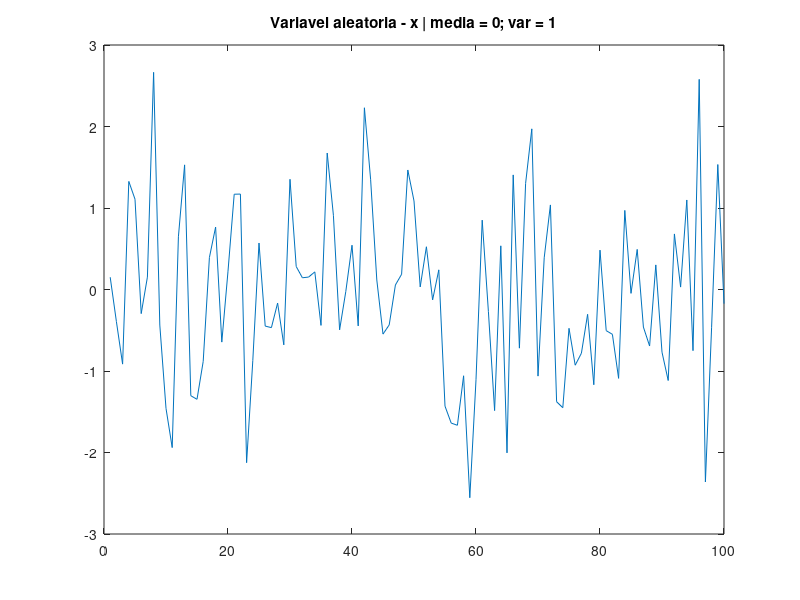
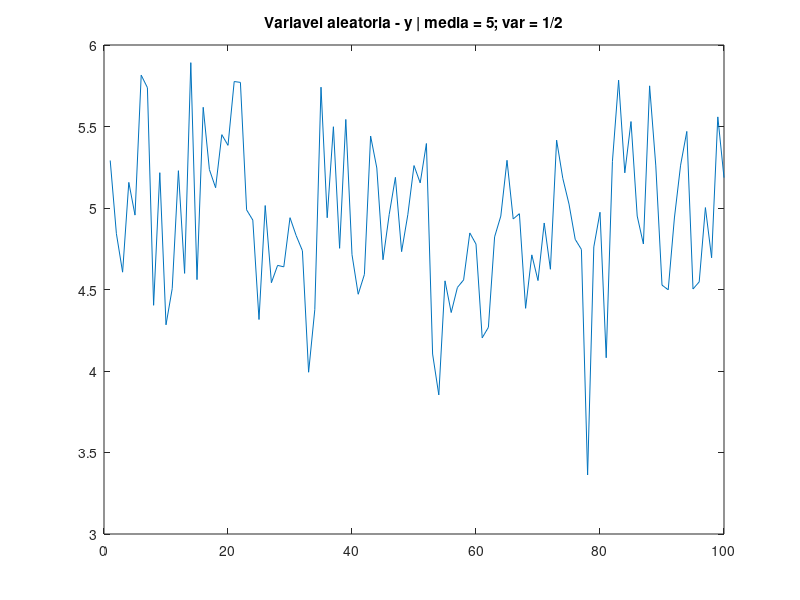
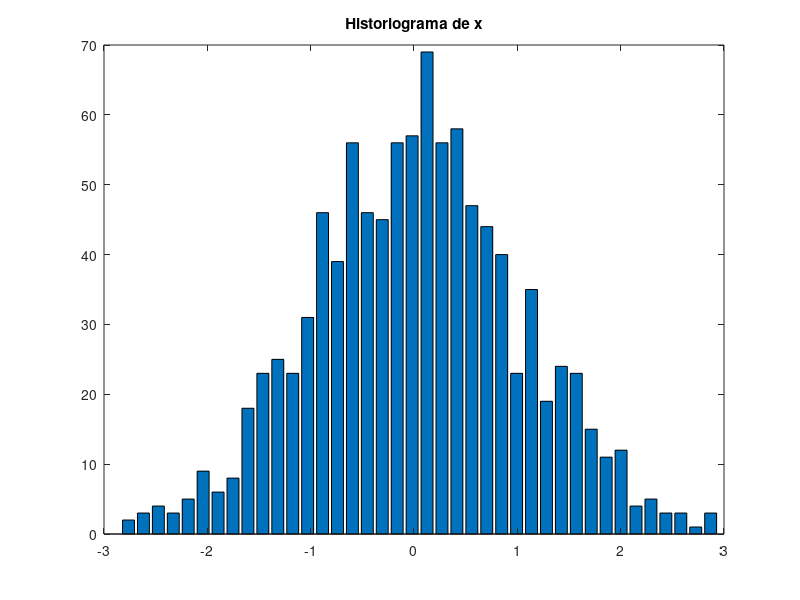
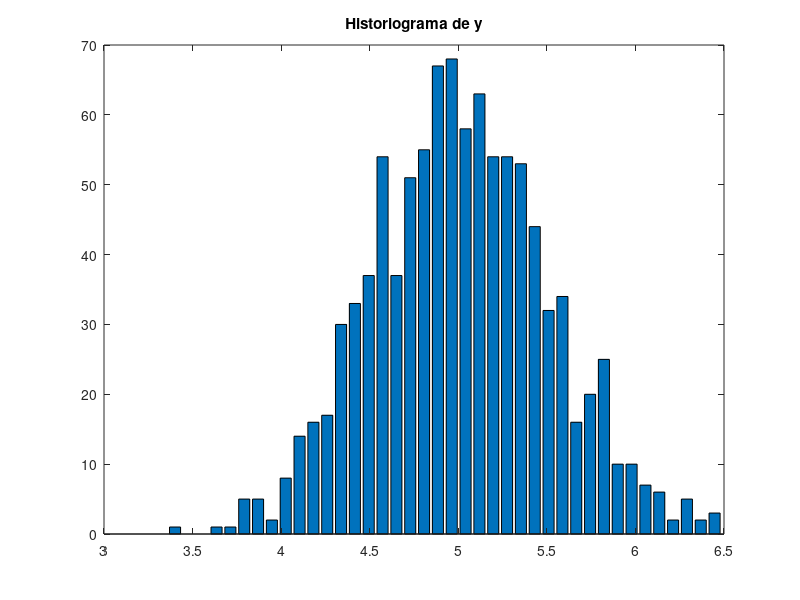

These figures' MATLAB source, in order:
% Gaussiana usando randn para 1000 amostras
% historiograma
% fdp real e estimada

% necessario executar por partes para ir alterando os valores de tamanho
% dos vetores 'gx' e 'gy' conforme o historiograma

clear
% VA x mu = 0; var = 1
x = randn(1000,1);
% VA y mu = 5; var = 1/2
aux = randn(1000,1);
y = 5 + (1/2)*aux;
figure
plot(x(1:100));
title('Variavel aleatoria - x | media = 0; var = 1');
figure
plot(y(1:100));
title('Variavel aleatoria - y | media = 5; var = 1/2');

% historiograma
barras = 40;
[Nx,eixoX] = hist(x, barras);
[Ny,eixoY] = hist(y, barras);

figure
bar(eixoX, Nx)
title('Historiograma de x')
figure
bar(eixoY, Ny)
title('Historiograma de y')

% Calculo FDP estimado do vetor 'x'
rangeX = max(x) - min(x);
deltaX = rangeX / barras;
somaX = sum(Nx); % soma todos os valores de Nx
areaX = somaX * deltaX;
fdpEstimadaX  = Nx / areaX;

% Calculo FDP real do vetor 'x'
gx = -4 : 0.1 : 3;
gaussX = (1/sqrt(2*pi)) * exp(-gx.^2/2);

figure
plot(eixoX, fdpEstimadaX)
hold
plot(gx, gaussX, 'r')
title('Grafico da FDP Estimada e FDP real (red) de x')
legend('estimada', 'real')

% Calculo FDP estimado do vetor 'y'
rangeY = max(y) - min(y);
deltaY = rangeY / barras;
somaY = sum(Ny); % soma todos os valores de Nx
areaY = somaY * deltaY;
fdpEstimadaY  = Ny / areaY;

% Calculo FDP real do vetor 'y'
gy = 3 : 0.1 : 6.5;
gaussY = (1/((1/2) * sqrt(2*pi))) * exp(-(gy - 5).^2 / (2*(1/2)^2));

figure
plot(eixoY, fdpEstimadaY)
hold
plot(gy, gaussY, 'r')
title('Grafico da FDP Estimada e FDP real (red) de y')
legend('estimada', 'real')